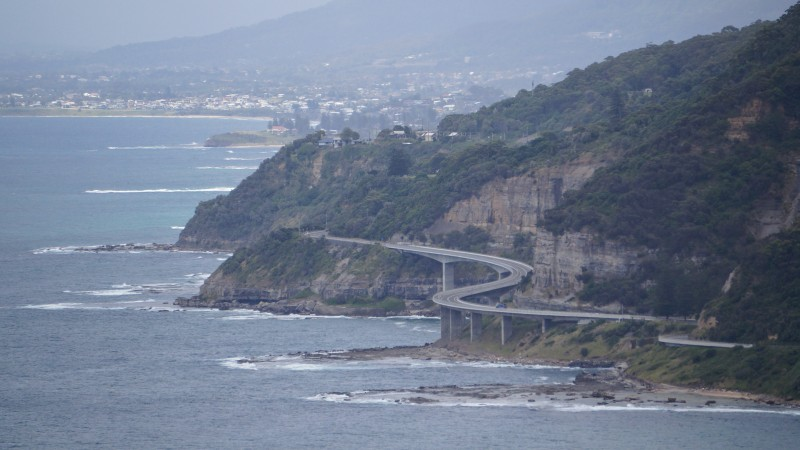
#> input picture Példatár/SeaCliffBridge_3_800.jpg, 800 x 450 px
$ python 04_03_lut_curve.py
#> lines starting #> are read from the running program, lines starting #| are printed output that depends on the picture

# https://docs.scipy.org/doc/scipy/reference/generated/scipy.interpolate.interp1d.html
# https://rawpedia.rawtherapee.com/Exposure#Parametric

import cv2
from scipy import interpolate
import numpy as np
from matplotlib import pyplot as plt


def get_diagram_as_image(figure):
    figure.canvas.draw()
    data = np.frombuffer(figure.canvas.tostring_rgb(), dtype=np.uint8)
    data = data.reshape(figure.canvas.get_width_height()[::-1] + (3,))
    data_bgr = cv2.cvtColor(data, cv2.COLOR_RGB2BGR)

    return data_bgr


def createCurveFunc(points, requested_kind='automatic'):
    """Return a function derived from control points."""
    global curve_kind

    curve_kind = 'none'

    if points is None:
        return None

    numPoints = len(points)
    if numPoints < 2:
        return None

    xs, ys = zip(*points)

    ax.scatter(xs, ys, color='r')

    if requested_kind == 'automatic':
        if numPoints < 3:
            kind = 'linear'
        elif numPoints < 4:
            kind = 'quadratic'
        else:
            kind = 'cubic'
    else:
        kind = requested_kind

    curve_kind = kind

    return interpolate.interp1d(xs, ys, kind, bounds_error=False)


im = cv2.imread('SeaCliffBridge_3_800.jpg', cv2.IMREAD_COLOR)
#> im is the input picture: shape (450, 800, 3); mean B, G, R 145, 125.1, 113.4
cv2.imshow('Original', im)

# Grafikon beállítások
fig = plt.figure(figsize=(4, 4), dpi=100)
ax = fig.add_subplot(111)
ax.set_title('Tónusgörbe LUT diagram')
# plt.xlabel('Eredeti intenzitásérték')
# plt.ylabel('Pont operáció eredménye')
plt.xlim([0, 255])
plt.ylim([0, 255])

# point_list = [(0, 0), (186, 216), (255, 255)]
# point_list = [(0, 0), (50, 30), (80, 70), (140, 160), (200, 220), (255, 255)]
point_list = [(0, 0), (70, 40), (128, 128), (186, 216), (255, 255)]
# point_list = [(0, 0), (25, 40), (80, 120), (170, 170), (255, 255)]

curve_kind = 'none'
curve = createCurveFunc(point_list)
# curve = createCurveFunc(point_list, 'linear')
orig_value = np.arange(0, 256, 1)
new_value = np.clip(curve(orig_value), 0, 255)
new_value_uint8 = np.uint8(new_value)

result = cv2.LUT(im, new_value_uint8)
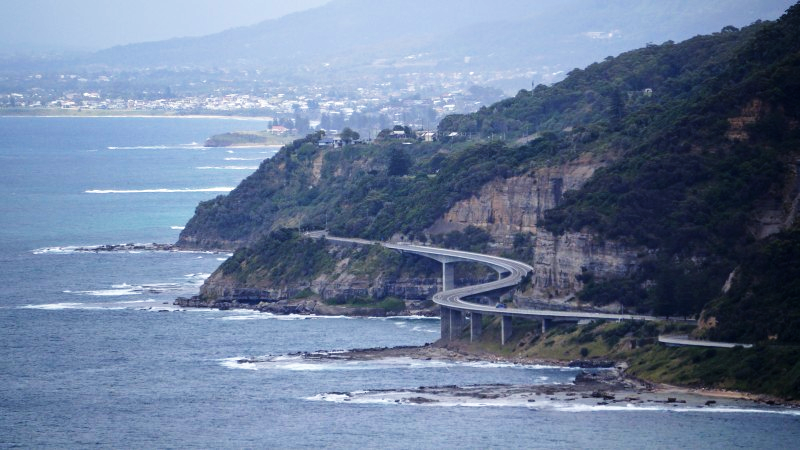
#> result: shape (450, 800, 3); mean B, G, R 152.3, 124, 106.6
cv2.imshow('Result', result)

# LUT diagram megjelenítése
ax.plot(orig_value, orig_value, 'g--', label='Eredeti')
ax.plot(orig_value, new_value, 'r-', label='Tónusgörbe (' + curve_kind + ')')
plt.legend()

# hist_im = fig2data(fig)
lut_diag = get_diagram_as_image(fig)
#> in get_diagram_as_image, `data_bgr = cv2.cvtColor(data, cv2.COLOR_RGB2BGR)`:
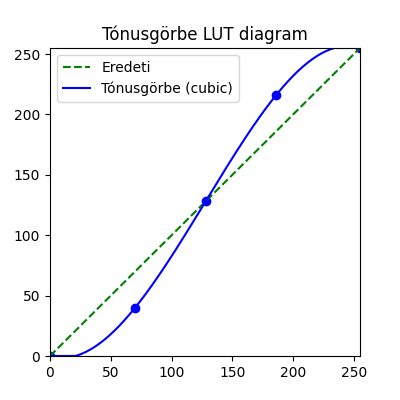
#> data_bgr: shape (400, 400, 3); mean R, G, B 246.3, 246.9, 248.1
cv2.imshow('lut_plot', lut_diag)

# cv2.imwrite('04_03_lut_curve_cubic_a_diag.png', lut_diag)
# cv2.imwrite('04_03_lut_curve_cubic_a_result.jpg', result)
# cv2.imwrite('04_03_lut_curve_orig.jpg', im)

cv2.waitKey(0)
cv2.destroyAllWindows()
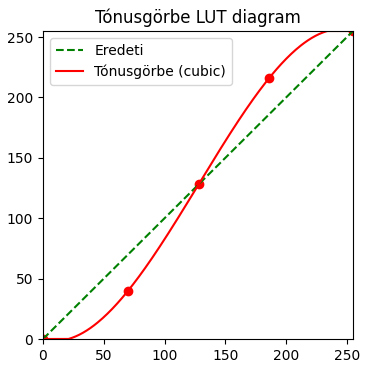
#> figure drawn by matplotlib, 1 panel; curve peaks at x = 255, y = 255; curve peaks at x = 234, y = 255

$ run again, with Példatár/SeaCliffBridge_1_800.jpg copied over Példatár/SeaCliffBridge_3_800.jpg
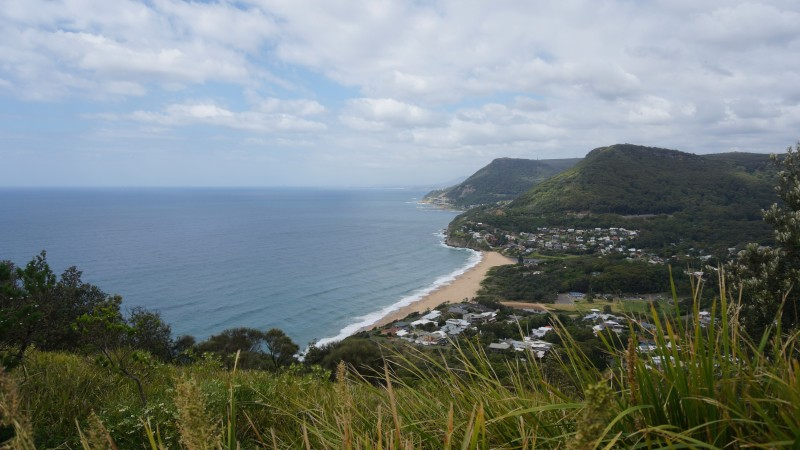
#> input picture Példatár/SeaCliffBridge_1_800.jpg, 800 x 450 px
#> im is the input picture: shape (450, 800, 3); mean B, G, R 129.3, 128.9, 118.6
#> `result = cv2.LUT(im, new_value_uint8)`:
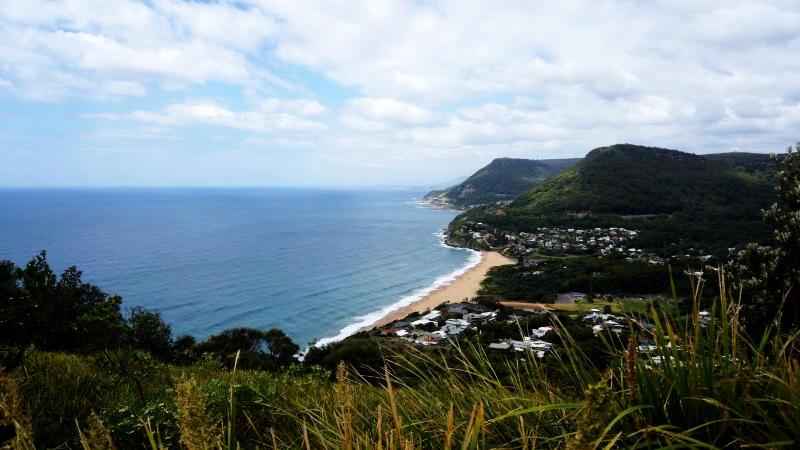
#> result: shape (450, 800, 3); mean B, G, R 133.2, 129.6, 115.9

$ run again, with Példatár/SeaCliffBridge_2_800.jpg copied over Példatár/SeaCliffBridge_3_800.jpg
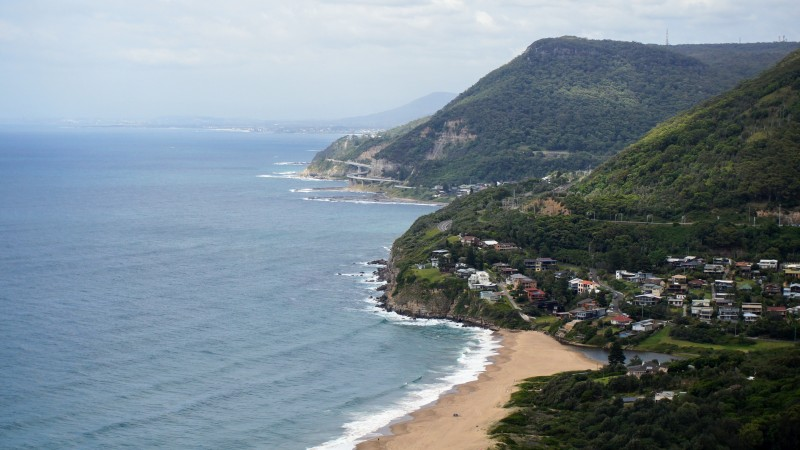
#> input picture Példatár/SeaCliffBridge_2_800.jpg, 800 x 450 px
#> im is the input picture: shape (450, 800, 3); mean B, G, R 142.5, 133.6, 119.3
#> `result = cv2.LUT(im, new_value_uint8)`:
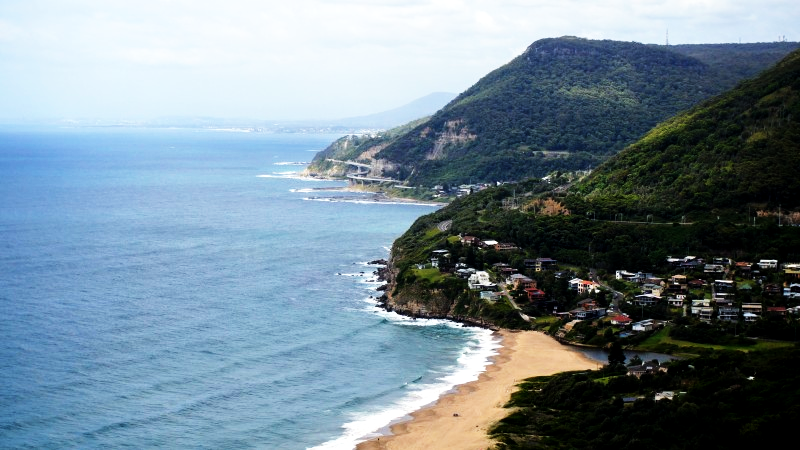
#> result: shape (450, 800, 3); mean B, G, R 148.2, 136.4, 117.2
